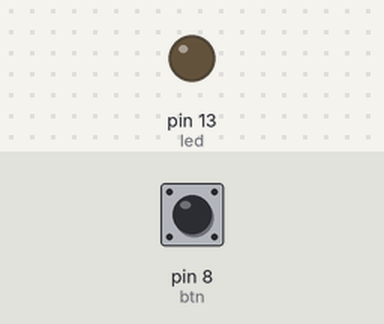
The sketch below on a simulated Arduino Uno, built with avr-gcc and run on an emulated ATmega328P. Parts: output pins drawn as LEDs (lit = HIGH). Dashed ring = blinking. The inputs (shaded band) are chosen by the test bench; at power-on: pin 8 (btn) HIGH.

Above: at 1.3 s.
1.4 s: pin 8 (btn) pulled LOW for 1 s
At 1.62 s:
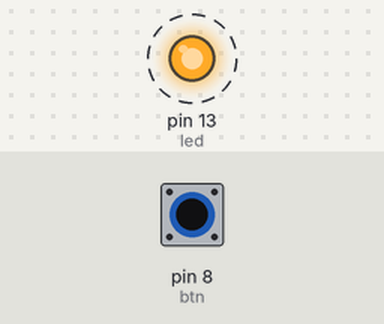
3.9 s: pin 8 (btn) pulled LOW for 0.3 s
At 4.8 s:
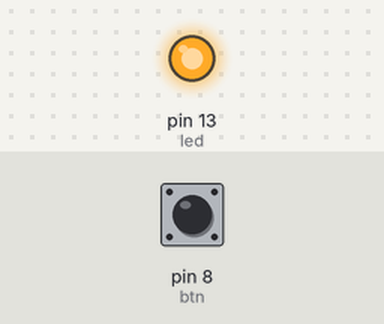
5.7 s: pin 8 (btn) pulled LOW for 3.2 s
At 10.2 s:
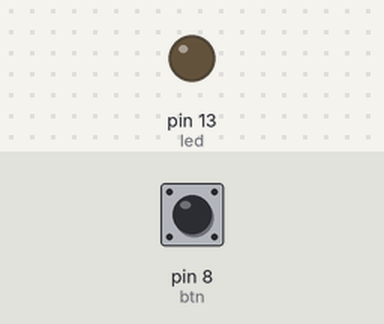
Timing chart, 0 to 11.7 s (numbered marks = the images above; inputs shaded):
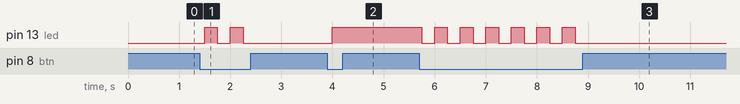

Measured:
- after the input at 1.4 s, pin 13 (led): alternates HIGH for 0.25 s and LOW for 0.25 s, 4 changes in all, then stays LOW, starting after 0.10 s
- after the input at 3.9 s, pin 13 (led): LOW → HIGH after 0.10 s
- after the input at 5.7 s, pin 13 (led): alternates HIGH for 0.25 s and LOW for 0.25 s, 13 changes in all, then stays LOW, starting after 0.05 s

The sketch:

2.ino
```cpp
int led = 13;
int btn = 8;

int state = 0;


void setup() {

  pinMode(btn, INPUT_PULLUP);

  pinMode(led, OUTPUT);

}

void loop() {

  if ( digitalRead(btn) == 0 )
  {
    state = !state;
  }

  digitalWrite(led, state);
  delay(250);

}
```
